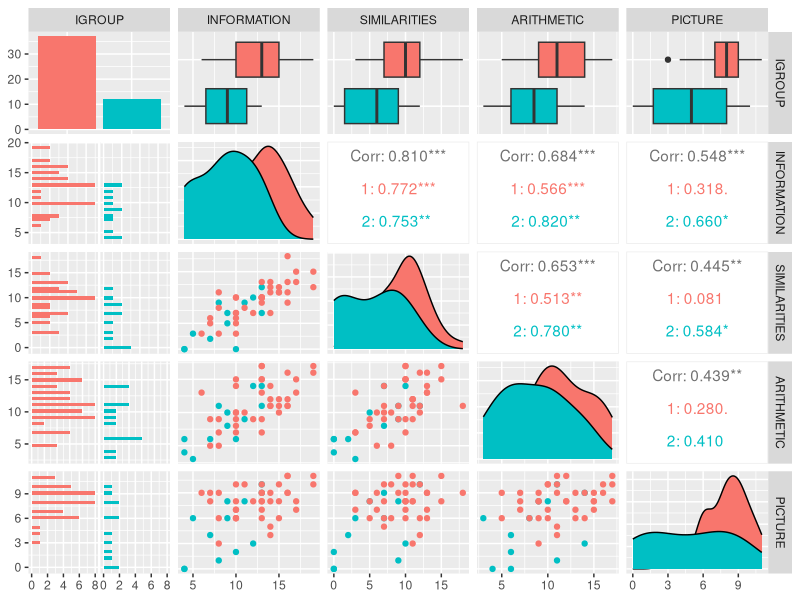
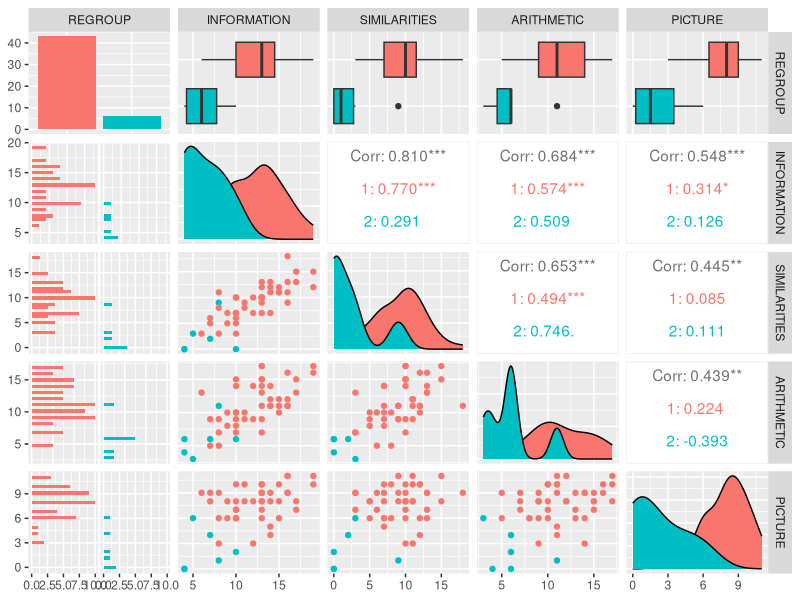

Write R code to recreate these figures, in order.
## ---- chunk 1
knitr::opts_chunk$set(collapse = TRUE)
knitr::opts_knit$set(root.dir = "C:/Users/Duck/myblog/data")
## ---- chunk 2
library(MASS)
wais <- read.csv('WAIS-data-Table22-12.csv')[,-2]
head(wais)
## ---- chunk 3
(ld.wais <- lda(formula = IGROUP~. , data=wais))
apply(ld.wais$means %*% ld.wais$scaling, 2, mean)
## ---- chunk 4
library(tibble)
REGROUP = predict(ld.wais, wais)$class
wais <- add_column(wais, REGROUP, .after='IGROUP')
wais$IGROUP <- as.factor(wais$IGROUP)
head(wais)
## ---- chunk 5
library(GGally)
ggpairs(wais[,-2], aes(colour=IGROUP))
ggpairs(wais[,-1], aes(colour=REGROUP))
table(wais[,1], wais[,2])
